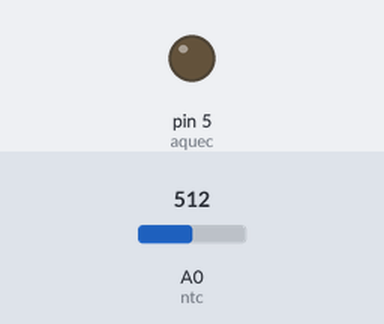
The sketch below on a simulated Arduino Uno, built with avr-gcc and run on an emulated ATmega328P. Parts: output pins drawn as LEDs (lit = HIGH). The test bench sets the inputs (shaded band); at power-on: A0 (ntc) = 512.

Above: at 1.2 s.
1.3 s: A0 (ntc) set to 416
2.8 s: A0 (ntc) set to 382
At 3.1 s:
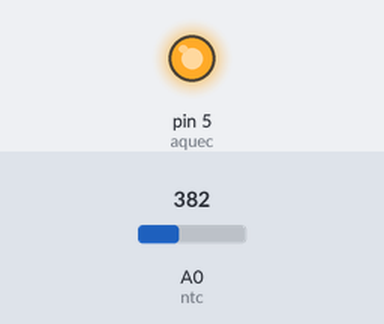
4.3 s: A0 (ntc) set to 589
5.8 s: A0 (ntc) set to 611
At 6.5 s:
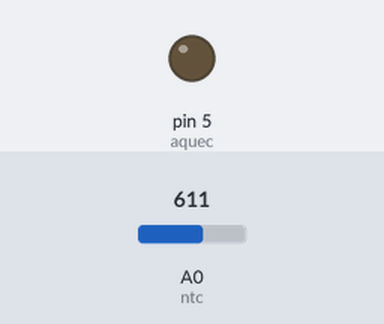
7.3 s: A0 (ntc) set to 390
At 7.7 s:
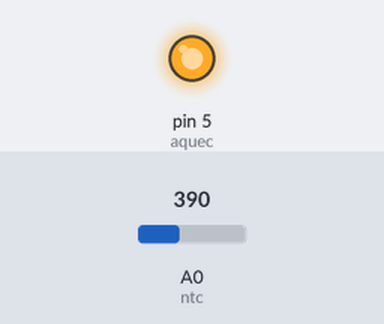
Timing chart, 0 to 9.8 s (numbered marks = the images above; inputs shaded):
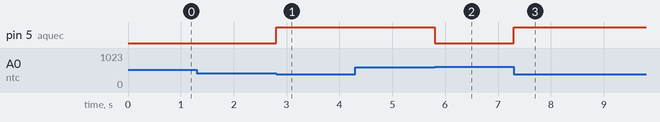

Measured:
- the behaviour switches between 400 and 399 on A0 (ntc) (found by bisection; images 0 and 1)
- the behaviour switches between 600 and 601 on A0 (ntc) (found by bisection; images 1 and 2)
- after the input at 1.3 s, every drawn part: stays the same
- after the input at 2.8 s, pin 5 (aquec): LOW → HIGH at once
- after the input at 4.3 s, every drawn part: stays the same
- after the input at 5.8 s, pin 5 (aquec): HIGH → LOW at once
- after the input at 7.3 s, pin 5 (aquec): LOW → HIGH at once

The sketch:

ControleTermicocomHisterese.ino
```cpp
const int ntc = A0;
const int aquec = 5;

int limiteInferior = 400;
int limiteSuperior = 600;

bool ligado = false;

void setup() {
  pinMode(aquec, OUTPUT);
}

void loop() {
  int temp = analogRead(ntc);

  if (temp < limiteInferior) {
    ligado = true;
  }
  if (temp > limiteSuperior) {
    ligado = false;
  }

  digitalWrite(aquec, ligado);
}
```
